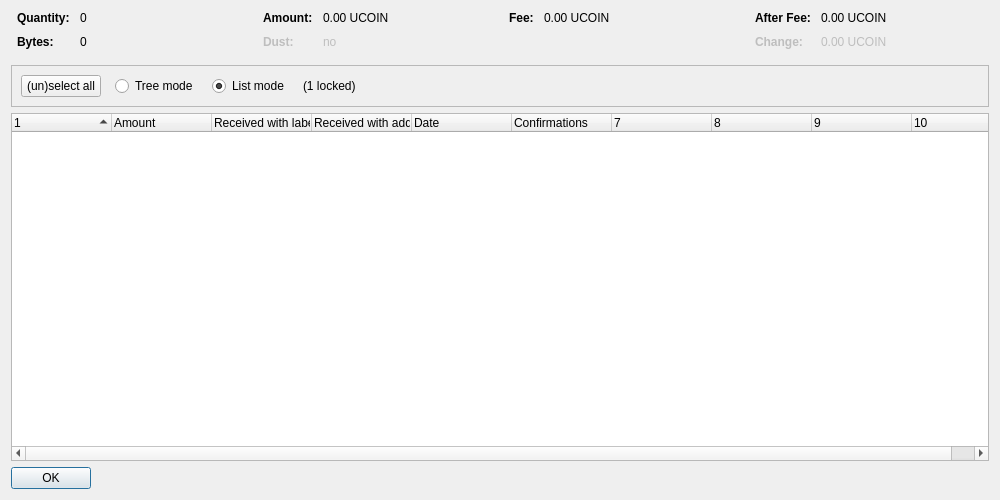
<?xml version="1.0" encoding="UTF-8"?>
<ui version="4.0">
 <class>CoinControlDialog</class>
 <widget class="QDialog" name="CoinControlDialog">
  <property name="geometry">
   <rect>
    <x>0</x>
    <y>0</y>
    <width>1000</width>
    <height>500</height>
   </rect>
  </property>
  <property name="windowTitle">
   <string>Coin Selection</string>
  </property>
  <layout class="QVBoxLayout" name="verticalLayout">
   <item>
    <layout class="QHBoxLayout" name="horizontalLayoutTop" stretch="0,0,0,0">
     <property name="topMargin">
      <number>0</number>
     </property>
     <property name="bottomMargin">
      <number>10</number>
     </property>
     <item>
      <layout class="QFormLayout" name="formLayoutCoinControl1">
       <property name="horizontalSpacing">
        <number>10</number>
       </property>
       <property name="verticalSpacing">
        <number>10</number>
       </property>
       <property name="leftMargin">
        <number>6</number>
       </property>
       <property name="rightMargin">
        <number>6</number>
       </property>
       <item row="0" column="0">
        <widget class="QLabel" name="labelCoinControlQuantityText">
         <property name="font">
          <font>
           <weight>75</weight>
           <bold>true</bold>
          </font>
         </property>
         <property name="text">
          <string>Quantity:</string>
         </property>
        </widget>
       </item>
       <item row="0" column="1">
        <widget class="QLabel" name="labelCoinControlQuantity">
         <property name="cursor">
          <cursorShape>IBeamCursor</cursorShape>
         </property>
         <property name="contextMenuPolicy">
          <enum>Qt::ActionsContextMenu</enum>
         </property>
         <property name="text">
          <string notr="true">0</string>
         </property>
         <property name="textInteractionFlags">
          <set>Qt::LinksAccessibleByMouse|Qt::TextSelectableByKeyboard|Qt::TextSelectableByMouse</set>
         </property>
        </widget>
       </item>
       <item row="1" column="0">
        <widget class="QLabel" name="labelCoinControlBytesText">
         <property name="font">
          <font>
           <weight>75</weight>
           <bold>true</bold>
          </font>
         </property>
         <property name="text">
          <string>Bytes:</string>
         </property>
        </widget>
       </item>
       <item row="1" column="1">
        <widget class="QLabel" name="labelCoinControlBytes">
         <property name="cursor">
          <cursorShape>IBeamCursor</cursorShape>
         </property>
         <property name="contextMenuPolicy">
          <enum>Qt::ActionsContextMenu</enum>
         </property>
         <property name="text">
          <string notr="true">0</string>
         </property>
         <property name="textInteractionFlags">
          <set>Qt::LinksAccessibleByMouse|Qt::TextSelectableByKeyboard|Qt::TextSelectableByMouse</set>
         </property>
        </widget>
       </item>
      </layout>
     </item>
     <item>
      <layout class="QFormLayout" name="formLayoutCoinControl2">
       <property name="horizontalSpacing">
        <number>10</number>
       </property>
       <property name="verticalSpacing">
        <number>10</number>
       </property>
       <property name="leftMargin">
        <number>6</number>
       </property>
       <property name="rightMargin">
        <number>6</number>
       </property>
       <item row="0" column="0">
        <widget class="QLabel" name="labelCoinControlAmountText">
         <property name="font">
          <font>
           <weight>75</weight>
           <bold>true</bold>
          </font>
         </property>
         <property name="text">
          <string>Amount:</string>
         </property>
        </widget>
       </item>
       <item row="0" column="1">
        <widget class="QLabel" name="labelCoinControlAmount">
         <property name="cursor">
          <cursorShape>IBeamCursor</cursorShape>
         </property>
         <property name="contextMenuPolicy">
          <enum>Qt::ActionsContextMenu</enum>
         </property>
         <property name="text">
          <string notr="true">0.00 UCOIN</string>
         </property>
         <property name="textInteractionFlags">
          <set>Qt::LinksAccessibleByMouse|Qt::TextSelectableByKeyboard|Qt::TextSelectableByMouse</set>
         </property>
        </widget>
       </item>
       <item row="1" column="0">
        <widget class="QLabel" name="labelCoinControlLowOutputText">
         <property name="enabled">
          <bool>false</bool>
         </property>
         <property name="font">
          <font>
           <weight>75</weight>
           <bold>true</bold>
          </font>
         </property>
         <property name="text">
          <string>Dust:</string>
         </property>
        </widget>
       </item>
       <item row="1" column="1">
        <widget class="QLabel" name="labelCoinControlLowOutput">
         <property name="enabled">
          <bool>false</bool>
         </property>
         <property name="cursor">
          <cursorShape>IBeamCursor</cursorShape>
         </property>
         <property name="contextMenuPolicy">
          <enum>Qt::ActionsContextMenu</enum>
         </property>
         <property name="text">
          <string notr="true">no</string>
         </property>
         <property name="textInteractionFlags">
          <set>Qt::LinksAccessibleByMouse|Qt::TextSelectableByKeyboard|Qt::TextSelectableByMouse</set>
         </property>
        </widget>
       </item>
      </layout>
     </item>
     <item>
      <layout class="QFormLayout" name="formLayoutCoinControl3">
       <property name="horizontalSpacing">
        <number>10</number>
       </property>
       <property name="verticalSpacing">
        <number>10</number>
       </property>
       <property name="leftMargin">
        <number>6</number>
       </property>
       <property name="rightMargin">
        <number>6</number>
       </property>
       <item row="0" column="0">
        <widget class="QLabel" name="labelCoinControlFeeText">
         <property name="font">
          <font>
           <weight>75</weight>
           <bold>true</bold>
          </font>
         </property>
         <property name="text">
          <string>Fee:</string>
         </property>
        </widget>
       </item>
       <item row="0" column="1">
        <widget class="QLabel" name="labelCoinControlFee">
         <property name="cursor">
          <cursorShape>IBeamCursor</cursorShape>
         </property>
         <property name="contextMenuPolicy">
          <enum>Qt::ActionsContextMenu</enum>
         </property>
         <property name="text">
          <string notr="true">0.00 UCOIN</string>
         </property>
         <property name="textInteractionFlags">
          <set>Qt::LinksAccessibleByMouse|Qt::TextSelectableByKeyboard|Qt::TextSelectableByMouse</set>
         </property>
        </widget>
       </item>
      </layout>
     </item>
     <item>
      <layout class="QFormLayout" name="formLayoutCoinControl4">
       <property name="horizontalSpacing">
        <number>10</number>
       </property>
       <property name="verticalSpacing">
        <number>10</number>
       </property>
       <property name="leftMargin">
        <number>6</number>
       </property>
       <property name="rightMargin">
        <number>6</number>
       </property>
       <item row="0" column="0">
        <widget class="QLabel" name="labelCoinControlAfterFeeText">
         <property name="font">
          <font>
           <weight>75</weight>
           <bold>true</bold>
          </font>
         </property>
         <property name="text">
          <string>After Fee:</string>
         </property>
        </widget>
       </item>
       <item row="0" column="1">
        <widget class="QLabel" name="labelCoinControlAfterFee">
         <property name="cursor">
          <cursorShape>IBeamCursor</cursorShape>
         </property>
         <property name="contextMenuPolicy">
          <enum>Qt::ActionsContextMenu</enum>
         </property>
         <property name="text">
          <string notr="true">0.00 UCOIN</string>
         </property>
         <property name="textInteractionFlags">
          <set>Qt::LinksAccessibleByMouse|Qt::TextSelectableByKeyboard|Qt::TextSelectableByMouse</set>
         </property>
        </widget>
       </item>
       <item row="1" column="0">
        <widget class="QLabel" name="labelCoinControlChangeText">
         <property name="enabled">
          <bool>false</bool>
         </property>
         <property name="font">
          <font>
           <weight>75</weight>
           <bold>true</bold>
          </font>
         </property>
         <property name="text">
          <string>Change:</string>
         </property>
        </widget>
       </item>
       <item row="1" column="1">
        <widget class="QLabel" name="labelCoinControlChange">
         <property name="enabled">
          <bool>false</bool>
         </property>
         <property name="cursor">
          <cursorShape>IBeamCursor</cursorShape>
         </property>
         <property name="contextMenuPolicy">
          <enum>Qt::ActionsContextMenu</enum>
         </property>
         <property name="text">
          <string notr="true">0.00 UCOIN</string>
         </property>
         <property name="textInteractionFlags">
          <set>Qt::LinksAccessibleByMouse|Qt::TextSelectableByKeyboard|Qt::TextSelectableByMouse</set>
         </property>
        </widget>
       </item>
      </layout>
     </item>
    </layout>
   </item>
   <item>
    <widget class="QFrame" name="frame">
     <property name="minimumSize">
      <size>
       <width>0</width>
       <height>40</height>
      </size>
     </property>
     <property name="frameShape">
      <enum>QFrame::StyledPanel</enum>
     </property>
     <property name="frameShadow">
      <enum>QFrame::Sunken</enum>
     </property>
     <layout class="QHBoxLayout" name="horizontalLayout">
      <item>
       <layout class="QHBoxLayout" name="horizontalLayoutPanel" stretch="0,0,0,0,0">
        <property name="spacing">
         <number>14</number>
        </property>
        <item>
         <widget class="QPushButton" name="pushButtonSelectAll">
          <property name="sizePolicy">
           <sizepolicy hsizetype="Maximum" vsizetype="Fixed">
            <horstretch>0</horstretch>
            <verstretch>0</verstretch>
           </sizepolicy>
          </property>
          <property name="text">
           <string>(un)select all</string>
          </property>
          <property name="autoDefault">
           <bool>false</bool>
          </property>
         </widget>
        </item>
        <item>
         <widget class="QRadioButton" name="radioTreeMode">
          <property name="sizePolicy">
           <sizepolicy hsizetype="Maximum" vsizetype="Fixed">
            <horstretch>0</horstretch>
            <verstretch>0</verstretch>
           </sizepolicy>
          </property>
          <property name="text">
           <string>Tree mode</string>
          </property>
         </widget>
        </item>
        <item>
         <widget class="QRadioButton" name="radioListMode">
          <property name="sizePolicy">
           <sizepolicy hsizetype="Maximum" vsizetype="Fixed">
            <horstretch>0</horstretch>
            <verstretch>0</verstretch>
           </sizepolicy>
          </property>
          <property name="text">
           <string>List mode</string>
          </property>
          <property name="checked">
           <bool>true</bool>
          </property>
         </widget>
        </item>
        <item>
         <widget class="QLabel" name="labelLocked">
          <property name="text">
           <string notr="true">(1 locked)</string>
          </property>
         </widget>
        </item>
        <item>
         <spacer name="horizontalSpacer">
          <property name="orientation">
           <enum>Qt::Horizontal</enum>
          </property>
          <property name="sizeHint" stdset="0">
           <size>
            <width>40</width>
            <height>20</height>
           </size>
          </property>
         </spacer>
        </item>
       </layout>
      </item>
     </layout>
    </widget>
   </item>
   <item>
    <widget class="CoinControlTreeWidget" name="treeWidget">
     <property name="contextMenuPolicy">
      <enum>Qt::CustomContextMenu</enum>
     </property>
     <property name="sortingEnabled">
      <bool>false</bool>
     </property>
     <property name="columnCount">
      <number>10</number>
     </property>
     <attribute name="headerShowSortIndicator" stdset="0">
      <bool>true</bool>
     </attribute>
     <attribute name="headerStretchLastSection">
      <bool>false</bool>
     </attribute>
     <column>
      <property name="text">
       <string/>
      </property>
     </column>
     <column>
      <property name="text">
       <string>Amount</string>
      </property>
     </column>
     <column>
      <property name="text">
       <string>Received with label</string>
      </property>
     </column>
     <column>
      <property name="text">
       <string>Received with address</string>
      </property>
     </column>
     <column>
      <property name="text">
       <string>Date</string>
      </property>
     </column>
     <column>
      <property name="text">
       <string>Confirmations</string>
      </property>
      <property name="toolTip">
       <string>Confirmed</string>
      </property>
     </column>
     <column>
      <property name="text">
       <string/>
      </property>
     </column>
     <column>
      <property name="text">
       <string/>
      </property>
     </column>
     <column>
      <property name="text">
       <string/>
      </property>
     </column>
     <column>
      <property name="text">
       <string/>
      </property>
     </column>
    </widget>
   </item>
   <item>
    <widget class="QDialogButtonBox" name="buttonBox">
     <property name="sizePolicy">
      <sizepolicy hsizetype="Maximum" vsizetype="Fixed">
       <horstretch>0</horstretch>
       <verstretch>0</verstretch>
      </sizepolicy>
     </property>
     <property name="orientation">
      <enum>Qt::Horizontal</enum>
     </property>
     <property name="standardButtons">
      <set>QDialogButtonBox::Ok</set>
     </property>
    </widget>
   </item>
  </layout>
 </widget>
 <customwidgets>
  <customwidget>
   <class>CoinControlTreeWidget</class>
   <extends>QTreeWidget</extends>
   <header>qt/coincontroltreewidget.h</header>
  </customwidget>
 </customwidgets>
 <resources/>
 <connections/>
</ui>
